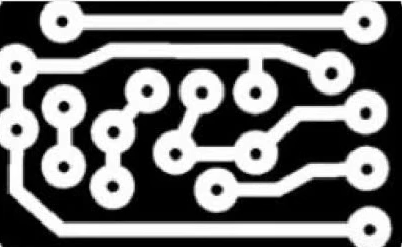
%> input picture nodefect.png, 402 x 247 px
$ octave imagesub.m   (GNU Octave 9; MATLAB toolbox functions it lacks are replaced by stand-ins)
%> lines starting %> are read from the running program, lines starting %| are printed output that depends on the picture
clc
clear all
close all
warning off
x=imread('nodefect.PNG');
%> x is the input picture: size 247x402x3 uint8; min 0, max 255, mean 113.8
y=imread('defect.PNG');
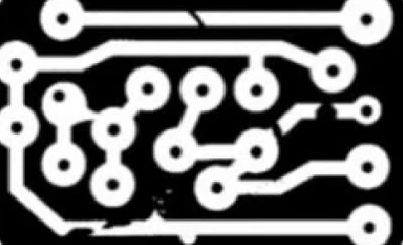
%> input picture defect.png, 403 x 245 px
%> y is the input picture: size 245x403x3 uint8; min 0, max 255, mean 112.5
[g c d]=size(x);
%> g = 247; c = 402; d = 3
y=imresize(y,[g,c]);
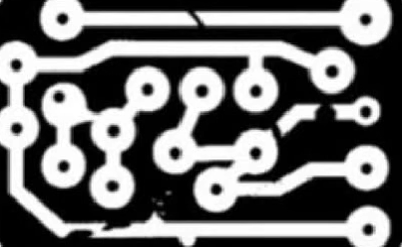
%> y: size 247x402x3 uint8; min 0, max 255, mean 112.5
subplot(1,3,1);
imshow(x);
title('PCB without any defect');
subplot(1,3,2);
imshow(y);
title('PCB which is manufactured');
subplot(1,3,3);
imshow(x-y);
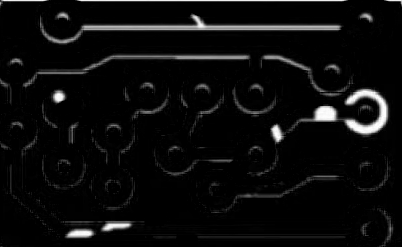
%> displayed picture: size 247x402x3, on the screen's scale of 0 to 255; min 0, max 255, mean 12.2
title('Error');
